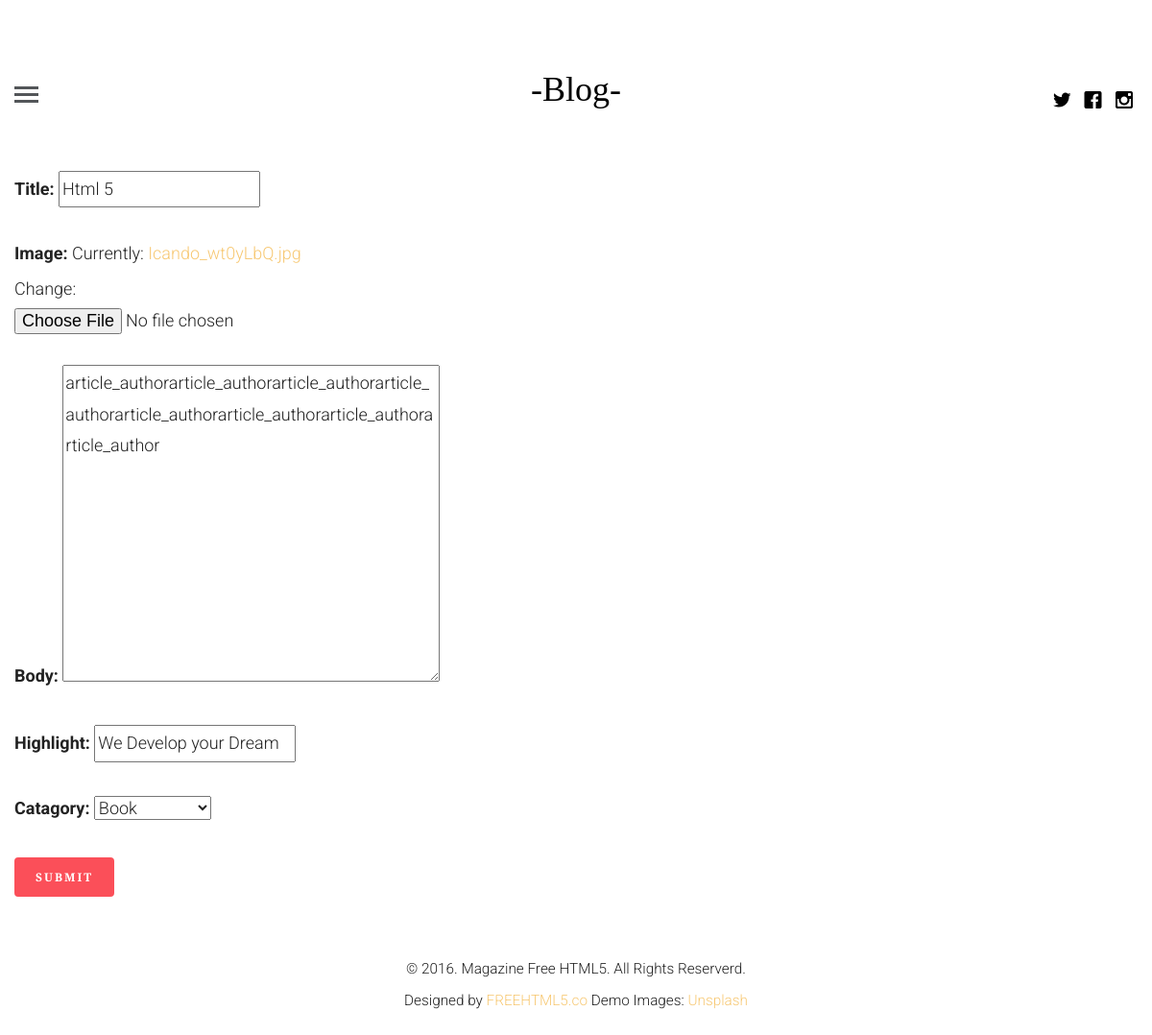
The app's page /update/3 (signed in) with its own data.
### tube/models.py (models this page shows, shortened)
class article(models.Model):
    article_author = models.ForeignKey(author, on_delete= models.CASCADE)
    title = models.CharField(max_length = 100)
    image = models.FileField()
    body = models.TextField()
    highlight = models.CharField( max_length = 150)
    post_on = models.DateTimeField(auto_now=False, auto_now_add=True)
    post_update = models.DateTimeField(auto_now=True, auto_now_add=False)
    catagory= models.ForeignKey(catagory, on_delete=models.CASCADE)

### tube/views.py (the view)
# urls.py: path('update/<int:id>', views.update, name='Update'),
def update(request, id):
    if request.user.is_authenticated:
        author_user = get_object_or_404(author, name=request.user.id)
        post = get_object_or_404(article, id = id)
        form = createForm(request.POST or None, request.FILES or None, instance= post)
        contex ={"form":form}
        if form.is_valid():
            instance = form.save(commit=False)
            instance.article_author= author_user
            instance.save()
            messages.success(request, 'Post updated Successfully ')
            return redirect('tube:profile')
        return render(request, 'create.html', contex)
    else:
        return redirect('tube:loging')

### tube/forms.py
class createForm(forms.ModelForm):
    class Meta:
        model = article
        fields = '__all__'
        exclude = [ 'article_author' ]

### tube/models.py (called while the page is built)
    def __str__(self):
        return self.name

### templates/create.html (shortened to what this page needs)
{% extends 'base.html' %}
{% block content %}
<div class="container-fluid">
    <form method="POST" enctype="multipart/form-data">
        {{form.as_p }}
        <button class="btn btn-danger" value="Save">Submit</button>
    </form>
</div>
{% endblock content %}

### tube/static/css/style.css (style rules this page uses)
html { background: #fff; }
body { font-family: "Roboto", arial, sans-serif; font-size: 18px; font-weight: 300; line-height: 1.8; color: #222; background: #fff; }
a { color: #f7c873; -webkit-transition: 0.5s; -o-transition: 0.5s; transition: 0.5s; }
p { margin-bottom: 30px; }
.btn { margin-right: 4px; margin-bottom: 4px; font-family: "Playfair Display", times, serif; font-size: 12px; letter-spacing: 2px; text-transform: uppercase; font-weight: 700; -webkit-border-radius: 4px; -moz-border-radius: 4px; -ms-border-radius: 4px; border-radius: 4px; -webkit-transition: 0.5s; -o-transition: 0.5s; transition: 0.5s; }
.btn-danger { background: #fb4f59; color: #fff; border: 2px solid #fb4f59; }

### records on screen
article: title "Html 5", body "article_authorarticle_authorarticle_authorarticle_authorarticle_authorarticle_authorarticle_authorarticle_author", highlight "We Develop your Dream", catagory "Book"
